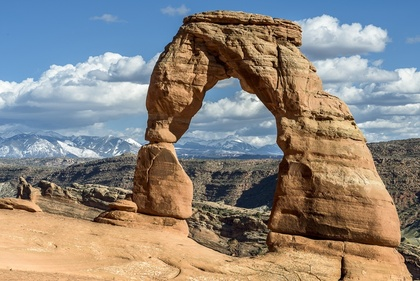
%> input picture Assignment 2 - Local operations/src/media/delicate_arch.jpg, 420 x 281 px, shrunk from 1024 x 684 before the run
$ octave unsharpmasking.m   (GNU Octave 9; MATLAB toolbox functions it lacks are replaced by stand-ins)
%> lines starting %> are read from the running program, lines starting %| are printed output that depends on the picture
### Assignment 2 - Local operations/src/matrix2tablebody.m
function matrix2tablebody(matrix, filename, format)
    fid = fopen(filename, 'w');

    width = size(matrix, 2);
    height = size(matrix, 1);
    if(~isempty(format))
        format = lower(format);
    end

    if isnumeric(matrix)
        matrix = num2cell(matrix);
        for h=1:height
            for w=1:width
                if(~isempty(format))
                    matrix{h, w} = num2str(matrix{h, w}, format);
                else
                    matrix{h, w} = num2str(matrix{h, w});
                end
            end
        end
    end


    for h=1:height-1
        for w=1:width-1
            fprintf(fid, '%s&', matrix{h, w});
        end
        fprintf(fid, '%s\\\\', matrix{h, width});
    end
    for w=1:width-1
        fprintf(fid, '%s&', matrix{height, w});
    end
    fprintf(fid, '%s', matrix{height, width});

    fclose(fid);
end

### Assignment 2 - Local operations/src/unsharpmasking.m
im = im2double(imread("./media/delicate_arch.jpg"));

% Create gaussian blur filter with a gamma parameter of 1
sigma = 1;
gamma = 8;
size = 4*sigma + 1;
blur_f = fspecial('gaussian', size, sigma);
% Identity kernel - leaves the pixel untouched
identity_f = zeros(size);
identity_f(ceil(size/2), ceil(size/2)) = 1;
% Unsharp filter
unsharp_filter = identity_f + gamma.*(identity_f - blur_f);
im_sharp = imfilter(im, unsharp_filter);
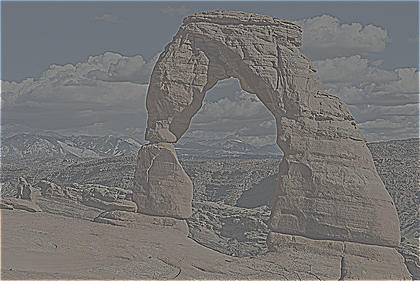
%> im_sharp: size 281x420x3 double; mean R, G, B 0.571, 0.544, 0.517; drawn with min black and max white

imwrite(im2uint8(im), "./out/2.im.jpg");
figure(); imshow(im_sharp, []); title("Unsharp Masking");
imwrite(im2uint8(im_sharp), "./out/2.im_sharp.jpg");
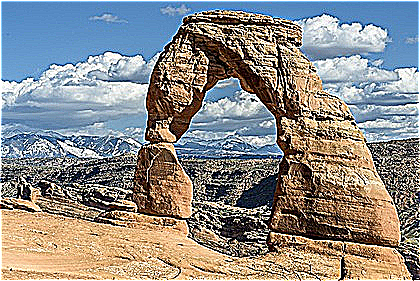
%> saved as 2.im_sharp.jpg: size 281x420x3 uint8; mean R, G, B 140.4, 139.3, 136.6
matrix2tablebody(identity_f, "./out/2.identity_f.tex", '');
matrix2tablebody(blur_f, "./out/2.blur_f.tex", '%.2f');
matrix2tablebody(unsharp_filter, "./out/2.unsharp_filter.tex", '%.2f');

$ run again, with Assignment 2 - Local operations/src/media/jellyfish.jpg copied over Assignment 2 - Local operations/src/media/delicate_arch.jpg
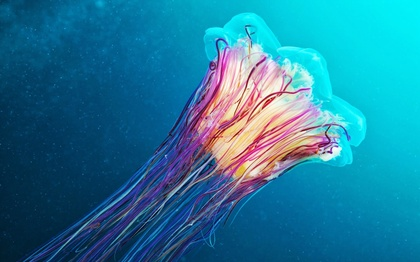
%> input picture Assignment 2 - Local operations/src/media/jellyfish.jpg, 420 x 262 px, shrunk from 2048 x 1280 before the run
%> `im_sharp = imfilter(im, unsharp_filter);`:
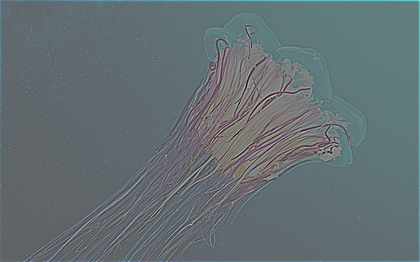
%> im_sharp: size 262x420x3 double; mean R, G, B 0.135, 0.498, 0.626; drawn with min black and max white
%> `imwrite(im2uint8(im_sharp), "./out/2.im_sharp.jpg");`:
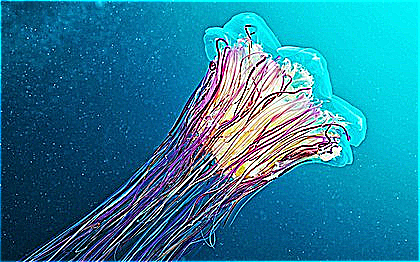
%> saved as 2.im_sharp.jpg: size 262x420x3 uint8; mean R, G, B 38.1, 125.7, 154.2

$ run again, with Assignment 2 - Local operations/src/media/graz.png saved as Assignment 2 - Local operations/src/media/delicate_arch.jpg
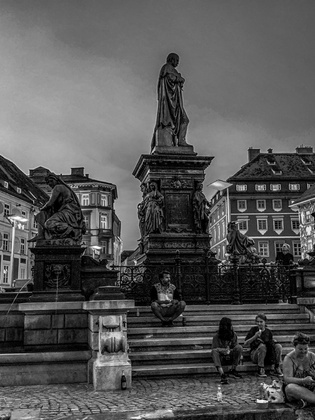
%> input picture Assignment 2 - Local operations/src/media/graz.png, 315 x 420 px, shrunk from 605 x 807 before the run
%> `im_sharp = imfilter(im, unsharp_filter);`:
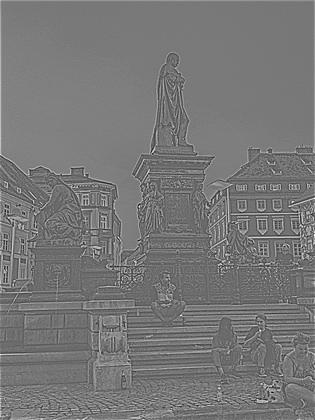
%> im_sharp: size 420x315 double; min -3.1, max 4.26, mean 0.348; drawn with min black and max white
%> `imwrite(im2uint8(im_sharp), "./out/2.im_sharp.jpg");`:
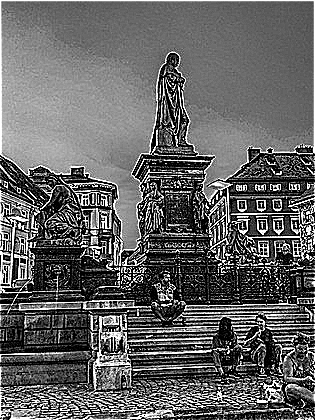
%> saved as 2.im_sharp.jpg: size 420x315 uint8; min 0, max 255, mean 99
